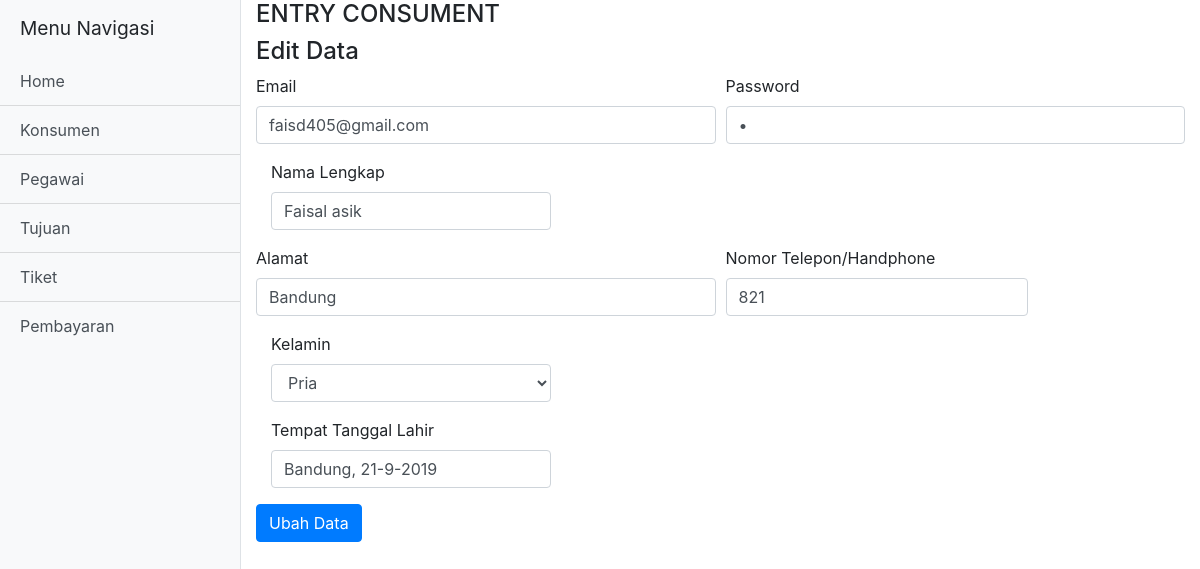
/edit_konsumen.php?id_konsumen=1 (signed in), run on the app's committed database.
### tables this page shows
CREATE TABLE `konsumen` (
  `id_konsumen` int(11) NOT NULL,
  `nama_konsumen` varchar(50) NOT NULL,
  `alamat` varchar(32) NOT NULL,
  `no_telp` int(11) NOT NULL,
  `kelamin` varchar(32) NOT NULL,
  `TTL` varchar(50) NOT NULL,
  `email` varchar(32) NOT NULL,
  `password` varchar(32) NOT NULL
);

### edit_konsumen.php (the view, shortened to what this page needs)
<!DOCTYPE html>
<html lang="en">
<head>
    <link href="dist/vendor/bootstrap/css/bootstrap.min.css" rel="stylesheet">
    <link href="dist/css/simple-sidebar.css" rel="stylesheet">
</head>
<body>
    <div class="d-flex" id="wrapper">
        <div class="bg-light border-right" id="sidebar-wrapper">
            <div class="sidebar-heading">Menu Navigasi </div>
            <div class="list-group list-group-flush">
                <a href="indexadmin.php" class="list-group-item list-group-item-action bg-light">Home</a>
                <a href="datakonsumen.php" class="list-group-item list-group-item-action bg-light">Konsumen</a>
                <a href="datapegawai.php" class="list-group-item list-group-item-action bg-light">Pegawai</a>
                <a href="tujuan.php" class="list-group-item list-group-item-action bg-light">Tujuan</a>
                <a href="tiket.php" class="list-group-item list-group-item-action bg-light">Tiket</a>
                <a href="pembayaran.php" class="list-group-item list-group-item-action bg-light">Pembayaran</a>
            </div>
        </div>
        <div class="container-fluid">
            <h4>ENTRY CONSUMENT</h4>
            <?php
	            include 'koneksi.php';
	            $id_konsumen = $_GET['id_konsumen'];
	            $data = mysqli_query($koneksi,"select * from konsumen where id_konsumen='$id_konsumen'");
	            while($d = mysqli_fetch_array($data)){
		    ?>
            <form method="POST" action="updatekonsumen_aksi.php">
                <h4>Edit Data</h4>
                <div class="form-row">
                    <div class="form-group col-md-6">
                        <label for="inputEmail4">Email</label>
                        <input type="email" class="form-control" id="inputEmail4" name="email" value="<?php echo $d['email']; ?>">
                    </div>
                    <div class="form-group col-md-6">
                        <label for="inputPassword4">Password</label>
                        <input type="password" class="form-control" id="inputPassword4" name="password" value="<?php echo $d['password']; ?>">
                    </div>
                </div>
                <div class="form-group col-md-4">
                    <label for="inputName">Nama Lengkap</label>
                    <input type="text" class="form-control" id="inputName" name="nama" value="<?php echo $d['nama_konsumen']; ?>">
                </div>
                <div class="form-row">
                    <div class="form-group col-md-6">
                        <label for="inputAddress">Alamat</label>
                        <input type="text" class="form-control" id="inputAddress" name="alamat" value="<?php echo $d['alamat']; ?>">
                    </div>
                    <div class="form-group col-md-4">
                        <label for="inputNumber">Nomor Telepon/Handphone</label>
                        <input type="text" class="form-control" id="inputNumber" name="telepon" value="<?php echo $d['no_telp']; ?>">
                    </div>
                </div>
                <div class="form-group col-md-4">
                    <label for="inputSex">Kelamin</label>
                    <select id="inputSex" class="form-control" name="kelamin">
                        <option selected><?php echo $d['kelamin']; ?></option>
                    </select>
                </div>
                <div class="form-group col-md-4">
                    <label for="inputDate">Tempat Tanggal Lahir</label>
                    <input type="text" class="form-control" id="inputPlace" name="TTL" value="<?php echo $d['TTL']; ?>">
                </div>
                <button type="submit" class="btn btn-primary">Ubah Data</button>
            </form>
            <?php
	    }
	?>
        </div>
    </div>
</body>
</html>

### data on the page
konsumen: email "faisd405@gmail.com", nama "Faisal asik", alamat "Bandung", telepon "821", kelamin "Pria", TTL "Bandung, 21-9-2019"
